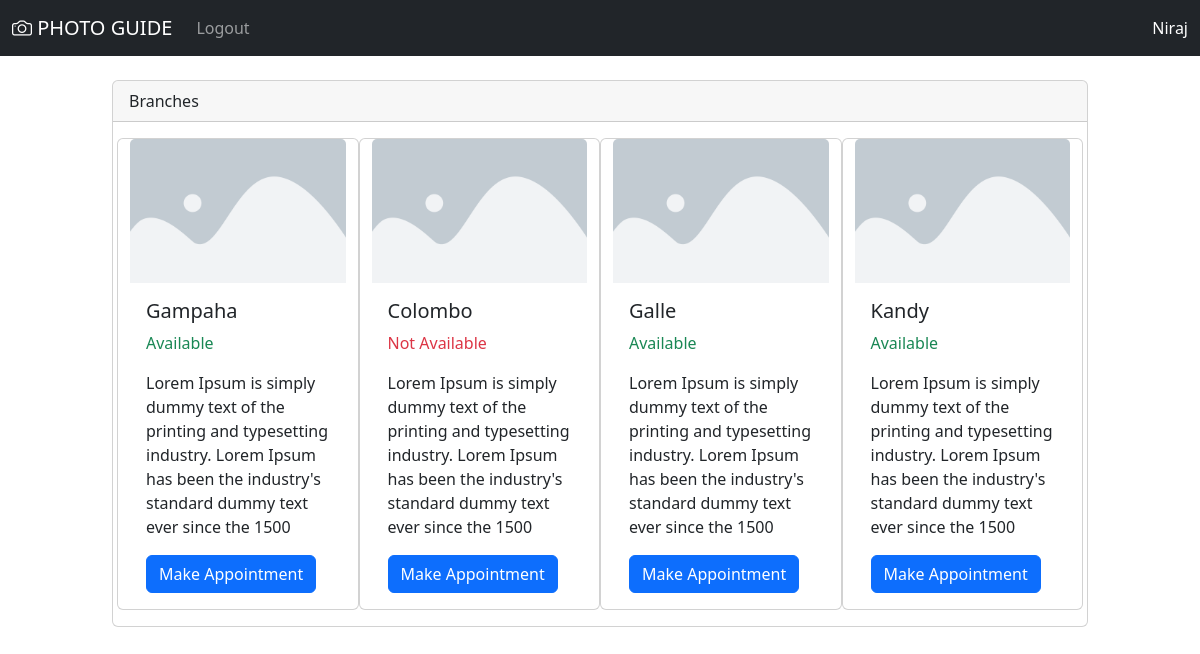
/dashboard.php (signed in), run on the app's committed database.
### tables this page shows
CREATE TABLE `branches` (
  `id` int(11) NOT NULL,
  `name` varchar(150) NOT NULL DEFAULT '0',
  `description` varchar(150) NOT NULL DEFAULT '0',
  `available` varchar(150) NOT NULL DEFAULT '0',
  `image` varchar(150) NOT NULL DEFAULT '0'
);

### dashboard.php (the view, shortened to what this page needs)
<?php
include 'navbar.php';
?>
<div class="container-fluid">
    <div class="row justify-content-center">
        <div class="col-sm-10">
            <br>
            <div class="card">
                <div class="card-header">Branches</div>
                <div class="card-body">
                    <div class="row">
                    <?php
                    $sql = "SELECT * FROM branches ORDER BY id ASC";
                    $result = mysqli_query($conn, $sql);
                    if (mysqli_num_rows($result) > 0) {
                        while ($row = mysqli_fetch_assoc($result)) {
                            ?>
                            <div class="card col-md-2 col-lg-3">
                                <img class="card-img-top" src="<?php echo $row['image'] ?>" alt="Card image cap">
                                <div class="card-body">
                                    <h5 class="card-title"><?php echo $row['name'] ?></h5>
                                    <p class="<?php echo ($row['available'] == 1) ? 'text-success' : 'text-danger'?>">
                                        <?php echo ($row['available'] == 1) ? 'Available' : 'Not Available'?>
                                    </p>
                                    <p class="card-text"><?php echo $row['description'] ?></p>
                                    <?php
                                        if ($row['available'] == 1) {
                                            ?>
                                            <a href="appointment.php?branch_id=<?php echo $row['id'] ?>&branch_name=<?php echo $row['name'] ?>" class="btn btn-primary">Make Appointment</a>
                                        <?php } else { ?>
                                            <button onclick="alert('Branch is not available')" class="btn btn-primary">Make Appointment</button>
                                       <?php }
                                    ?>
                                </div>
                            </div>
                            <?php
                        }
                    }
                    ?>
                    </div>
                </div>
            </div>
        </div>
    </div>
</div>
<?php include 'footer.php' ?>

### navbar.php (shortened to what this page needs)
<!DOCTYPE html>
<html lang="en">
<head>
    <link rel="stylesheet" href="https://cdn.jsdelivr.net/npm/bootstrap-icons@1.10.2/font/bootstrap-icons.css">
    <link href="https://cdn.jsdelivr.net/npm/bootstrap@5.2.3/dist/css/bootstrap.min.css" rel="stylesheet">
</head>
<nav class="navbar navbar-dark navbar-expand-lg bg-dark text-white">
    <div class="container-fluid">
        <a class="navbar-brand" href="#"><i class="bi bi-camera"></i> PHOTO GUIDE</a>
        <div class="collapse navbar-collapse" id="navbarSupportedContent">
            <ul class="navbar-nav me-auto mb-2 mb-lg-0">
                <?php if (isset($_SESSION['login']) && $_SESSION['login'] === true) {
                    echo '<li class="nav-item">
                    <a class="nav-link" href="logout.php">Logout</a>
                </li>';
                } else {
                    echo '<li class="nav-item"><a class="nav-link active" aria-current="page" href="register.php">Register</a></li>
                <li class="nav-item">
                    <a class="nav-link" href="login.php">Login</a>
                </li>';
                } ?>
            </ul>
            <div class="my-2 my-lg-0">
                <span class=""><?php echo $_SESSION['user_name'] ?? '' ?></span>
            </div>
        </div>
    </div>
</nav>
<body>

### footer.php (shortened to what this page needs)
</body>
</html>

### data on the page
branches: image (placeholder picture), name "Gampaha", available "Available", description "Lorem Ipsum is simply dummy text of the printing and typesetting industry. Lorem Ipsum has been the industry's standard dummy text ever since the 1500"
branches: image (placeholder picture), name "Colombo", available "Not Available", description "Lorem Ipsum is simply dummy text of the printing and typesetting industry. Lorem Ipsum has been the industry's standard dummy text ever since the 1500"
branches: image (placeholder picture), name "Galle", available "Available", description "Lorem Ipsum is simply dummy text of the printing and typesetting industry. Lorem Ipsum has been the industry's standard dummy text ever since the 1500"
branches: image (placeholder picture), name "Kandy", available "Available", description "Lorem Ipsum is simply dummy text of the printing and typesetting industry. Lorem Ipsum has been the industry's standard dummy text ever since the 1500"

### other printed values
$_SESSION['user_name'] "Niraj"
